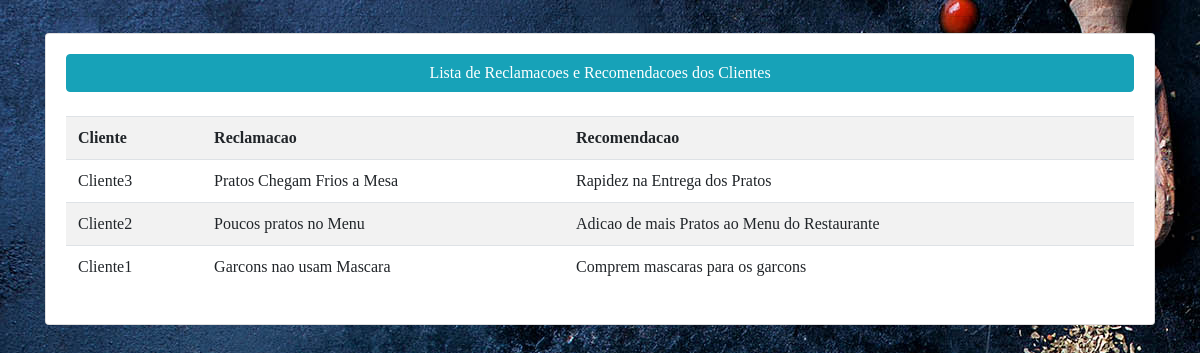
The app's page /recomend/ with its own data.
### entregar/models.py (models this page shows, shortened)
class recomendacoes(models.Model):
    customer = models.ForeignKey(Customer, null=True, on_delete=models.SET_NULL)
    reclamacao = models.TextField(blank=True,null=True, max_length=5000)
    recomendacao = models.TextField(blank=True, null=True, max_length=5000)

class Customer(models.Model):
    user = models.OneToOneField(User, null=True,blank= True, on_delete=models.CASCADE)
    name = models.CharField(max_length=200, null=True)
    phone = models.CharField(max_length=200, null=True)
    email = models.CharField(max_length=200, null=True)
    profile_pic = models.ImageField(default="Prato_2",null=True,blank=True)
    date_created = models.DateTimeField(auto_now_add=True)
    def __str__(self):
        return str(self.user)

### entregar/views.py (the view)
# urls.py: path('recomend/', views.recomend,name='recomend'),
def recomend(request):
    reclamacao = recomendacoes.objects.all()
    context = {'reclamacao':reclamacao,}
    return render(request,'entregar/listaReclamacoes.html',context)

### entregar/templates/entregar/listaReclamacoes.html (shortened to what this page needs)
{% load static %}
{% block content %}
<head>
	<link rel="stylesheet" href="https://stackpath.bootstrapcdn.com/bootstrap/4.1.3/css/bootstrap.min.css">
	<link rel="stylesheet" href="https://use.fontawesome.com/releases/v5.6.1/css/all.css">
</head>
<body>
<div class="container">
        <div class="row">
            <div class="col-md-12">
                <hr>
                <div class="card card-body">
                    <a class="btn btn-info btn-md btn-block"  href="#" >Lista de Reclamacoes e Recomendacoes dos Clientes</a>
                         <table class="table table table-striped">
                             <tr>
                                 <th>Cliente</th>
                                 <th>Reclamacao</th>
                                 <th>Recomendacao</th>
                             </tr>
                             <br>
                             {% for r in reclamacao %}
                             <tr>
                                  <td>{{ r.customer }}</td>
                                 <td>{{r.reclamacao}}</td>
                                 <td>{{ r.recomendacao }}</td>
                             </tr>
                             {% endfor %}
                         </table>
                        </div>
            </div>
        </div>
</div>
</body>
{% endblock %}
</html>

### entregar/templates/entregar/listaReclamacoes.html (style rules this page uses)
body, html { margin: 0; padding: 0; height: 100%; background: url('/images/slider-image3.jpg'); font-family: Montserrat; }

### records on screen
recomendacoes: customer "Cliente3", reclamacao "Pratos Chegam Frios a Mesa", recomendacao "Rapidez na Entrega dos Pratos"
recomendacoes: customer "Cliente2", reclamacao "Poucos pratos no Menu", recomendacao "Adicao de mais Pratos ao Menu do Restaurante"
recomendacoes: customer "Cliente1", reclamacao "Garcons nao usam Mascara", recomendacao "Comprem mascaras para os garcons"
